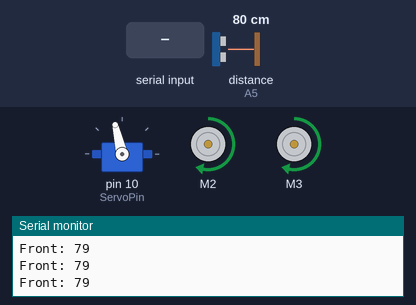
Recording of a sketch running on a simulated Arduino Uno, built with avr-gcc and run on an emulated ATmega328P. Shown: servo, 2 × DC motor (green arrow = forward, orange = backward, longer = faster), the last lines printed to the serial monitor. Wiring (inferred from the names in the program): ultrasonic range finder: trigger A4; echo A5. Inputs (shaded band) come from the test bench; at power-on: distance to the obstacle (sensor on A5) 80 cm. The echo pulse lasts 58.3 µs per cm.

Above: at 1.7 s.
1.8 s: distance to the obstacle (sensor on A5) set to 65 cm
3.3 s: distance to the obstacle (sensor on A5) set to 56 cm
At 4.5 s:
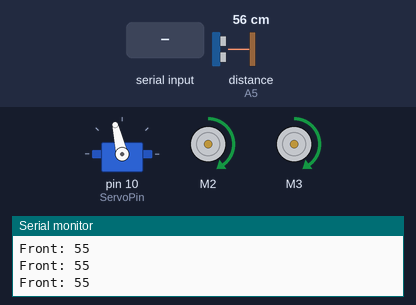
4.8 s: distance to the obstacle (sensor on A5) set to 44 cm
6.3 s: distance to the obstacle (sensor on A5) set to 38 cm
At 8.1 s:
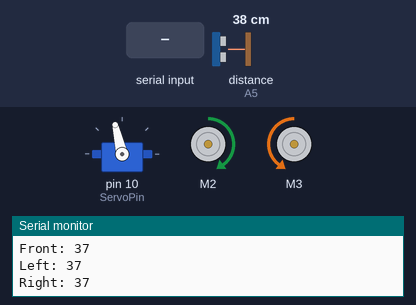
9.3 s: distance to the obstacle (sensor on A5) set to 299 cm
At 11.8 s:
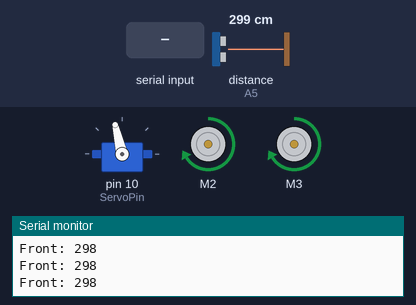
12.1 s: "1" received over Serial
At 12.43 s:
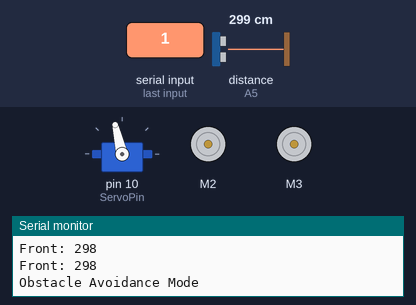
Timing chart, 0 to 15.0 s (numbered marks = the images above; inputs shaded):
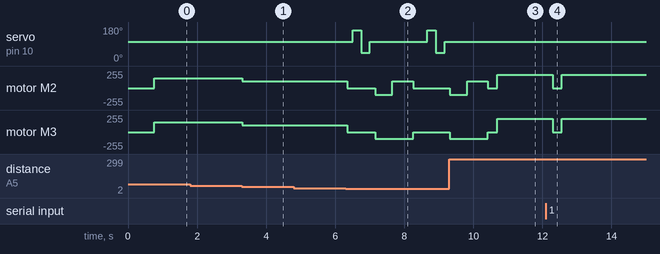

The sketch:

main.ino
```cpp
#include <Servo.h>
#include <AFMotor.h>

#define Trig A4
#define Echo A5
#define ServoPin 10

// Servo
const int center = 103;
const int scanAngle = 60;

// Obstacle distances
const int safeFront = 40;
const int safeSide = 80;

// Speeds
const int highSpeed = 200;
const int midSpeed = 150;
const int lowSpeed = 100;

// Timing
const int turnTime = 600;
const int backTime = 500;

Servo servo;

AF_DCMotor M2(2);
AF_DCMotor M3(3);

int distance;
int leftDistance;
int rightDistance;

char value;

// 1 = Obstacle avoidance
// 2 = Bluetooth
// 3 = Voice
int mode = 1;


void setup() {
  Serial.begin(9600);

  pinMode(Trig, OUTPUT);
  pinMode(Echo, INPUT);

  servo.attach(ServoPin);
  servo.write(center);

  M2.setSpeed(highSpeed);
  M3.setSpeed(highSpeed);

  stopMotors();

  delay(500);

  Serial.println("Robot Ready");
  Serial.println("1 = Auto");
  Serial.println("2 = Bluetooth");
  Serial.println("3 = Voice");
}


void loop() {

  // Change mode
  if (Serial.available()) {
    value = Serial.read();

    if (value == '1') {
      mode = 1;
      stopMotors();
      servo.write(center);
      Serial.println("Obstacle Avoidance Mode");
    }

    else if (value == '2') {
      mode = 2;
      stopMotors();
      servo.write(center);
      Serial.println("Bluetooth Mode");
    }

    else if (value == '3') {
      mode = 3;
      stopMotors();
      servo.write(center);
      Serial.println("Voice Mode");
    }

    else {
      // Send normal movement command
      if (mode == 2)
        bluetoothCommand(value);

      else if (mode == 3)
        voiceCommand(value);
    }
  }

  // Run selected mode
  if (mode == 1) {
    obstacleAvoidance();
  }
}


// ================= OBSTACLE AVOIDANCE =================

void obstacleAvoidance() {

  distance = getDistance(center);

  Serial.print("Front: ");
  Serial.println(distance);

  if (distance > safeFront) {

    adaptiveSpeed(distance);
    forward();

  } else {

    stopMotors();
    delay(150);

    leftDistance = getDistance(center + scanAngle);
    rightDistance = getDistance(center - scanAngle);

    Serial.print("Left: ");
    Serial.println(leftDistance);

    Serial.print("Right: ");
    Serial.println(rightDistance);

    servo.write(center);
    delay(150);

    if (leftDistance >= safeSide && leftDistance > rightDistance) {

      left();
      delay(turnTime);

    }

    else if (rightDistance >= safeSide) {

      right();
      delay(turnTime);

    }

    else {

      // Both sides are too close
      backward();
      delay(backTime);

      // Turn after reversing
      if (leftDistance > rightDistance)
        left();
      else
        right();

      delay(turnTime);
    }

    stopMotors();
  }
}


// ================= BLUETOOTH =================

void bluetoothCommand(char command) {

  if (command == 'F') {

    distance = getDistance(center);

    if (distance > safeFront)
      forward();
    else
      stopMotors();
  }

  else if (command == 'B') {
    backward();
  }

  else if (command == 'L') {
    left();
  }

  else if (command == 'R') {
    right();
  }

  else if (command == 'S') {
    stopMotors();
  }
}


// ================= VOICE =================

void voiceCommand(char command) {

  if (command == 'w') {

    distance = getDistance(center);

    if (distance > safeFront)
      forward();
    else
      stopMotors();
  }

  else if (command == 's') {
    backward();
  }

  else if (command == 'a') {
    left();
  }

  else if (command == 'd') {
    right();
  }

  else if (command == 'x') {
    stopMotors();
  }
}


// ================= MOTOR FUNCTIONS =================

void forward() {
  M2.run(FORWARD);
  M3.run(FORWARD);
}

void backward() {
  M2.run(BACKWARD);
  M3.run(BACKWARD);
}

void left() {
  M2.run(BACKWARD);
  M3.run(FORWARD);
}

void right() {
  M2.run(FORWARD);
  M3.run(BACKWARD);
}

void stopMotors() {
  M2.run(RELEASE);
  M3.run(RELEASE);
}


// ================= ULTRASONIC =================

int getDistance(int angle) {

  servo.write(angle);
  delay(250);

  digitalWrite(Trig, LOW);
  delayMicroseconds(2);

  digitalWrite(Trig, HIGH);
  delayMicroseconds(10);

  digitalWrite(Trig, LOW);

  long duration = pulseIn(Echo, HIGH, 30000);

  if (duration == 0)
    return 400;

  int distance = duration * 0.0343 / 2;

  if (distance > 400)
    distance = 400;

  return distance;
}


// ================= ADAPTIVE SPEED =================

void adaptiveSpeed(int distance) {

  if (distance > 100) {
    M2.setSpeed(highSpeed);
    M3.setSpeed(highSpeed);
  }

  else if (distance > 60) {
    M2.setSpeed(midSpeed);
    M3.setSpeed(midSpeed);
  }

  else {
    M2.setSpeed(lowSpeed);
    M3.setSpeed(lowSpeed);
  }
}
```

Measured:
- the behaviour switches between 62 and 61 cm on distance to the obstacle (sensor on A5) (found by bisection; images 0 and 1)
- the behaviour switches between 42 and 41 cm on distance to the obstacle (sensor on A5) (found by bisection; images 1 and 2)
- after the input at 3.3 s, motor M2, motor M3: forward 150/255 → forward 100/255 at once
- after the input at 6.3 s, servo on pin 10 (ServoPin): 103° → 163° after 0.20 s, → 43° 0.25 s later, → 103° 0.25 s later, → 163° 1.7 s later, … (6 changes in this stretch); motor M2: forward 100/255 → stopped after 0.05 s, → backward 100/255 0.81 s later, → forward 100/255 0.50 s later, → stopped 0.60 s later
- after the input at 9.3 s, servo on pin 10 (ServoPin): stays 103° (without the input it goes to 163° after 1.5 s)
- after the input at 12.1 s, motor M2, motor M3: forward 200/255 → stopped after 0.20 s, → forward 200/255 0.27 s later
